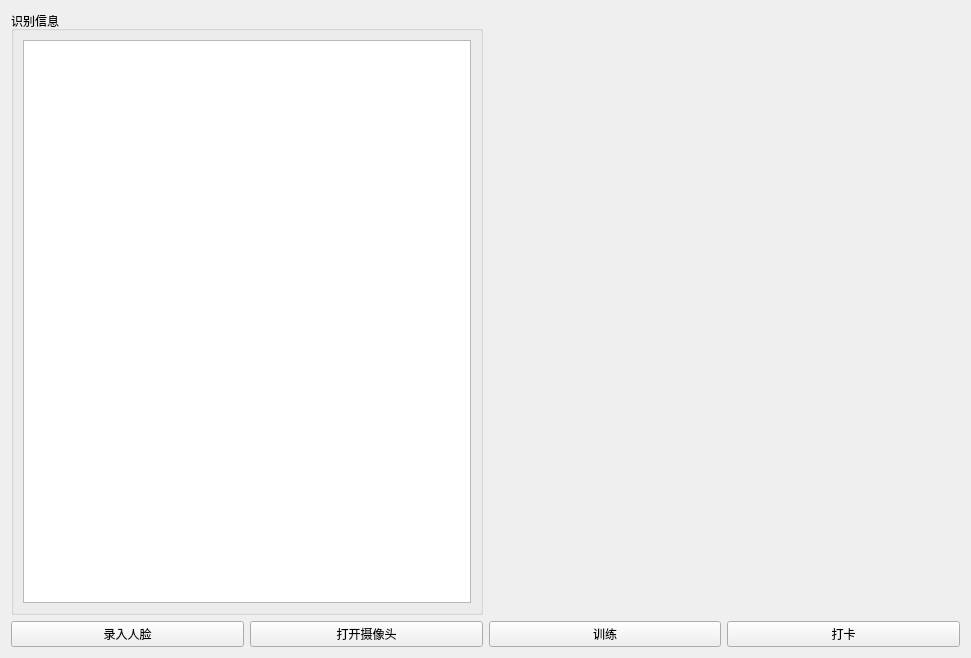
<?xml version="1.0" encoding="UTF-8"?>
<ui version="4.0">
 <class>FaceVerify</class>
 <widget class="QWidget" name="FaceVerify">
  <property name="geometry">
   <rect>
    <x>0</x>
    <y>0</y>
    <width>971</width>
    <height>658</height>
   </rect>
  </property>
  <property name="windowTitle">
   <string>FaceVerify</string>
  </property>
  <layout class="QGridLayout" name="gridLayout_2">
   <item row="0" column="0" colspan="2">
    <widget class="QGroupBox" name="groupBox">
     <property name="title">
      <string>识别信息</string>
     </property>
     <layout class="QGridLayout" name="gridLayout">
      <item row="0" column="0">
       <widget class="QTextEdit" name="textEdit_data"/>
      </item>
     </layout>
    </widget>
   </item>
   <item row="0" column="2" colspan="2">
    <widget class="QLabel" name="Camera">
     <property name="text">
      <string/>
     </property>
    </widget>
   </item>
   <item row="1" column="1">
    <widget class="QPushButton" name="pushButton_Open_Camera">
     <property name="text">
      <string>打开摄像头</string>
     </property>
    </widget>
   </item>
   <item row="1" column="3">
    <widget class="QPushButton" name="pushButton_Card">
     <property name="text">
      <string>打卡</string>
     </property>
    </widget>
   </item>
   <item row="1" column="0">
    <widget class="QPushButton" name="pushButton_face">
     <property name="text">
      <string>录入人脸</string>
     </property>
    </widget>
   </item>
   <item row="1" column="2">
    <widget class="QPushButton" name="pushButton_Train">
     <property name="text">
      <string>训练</string>
     </property>
    </widget>
   </item>
  </layout>
 </widget>
 <resources/>
 <connections/>
</ui>
